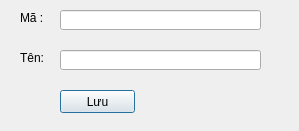
<?xml version="1.0" encoding="UTF-8"?>
<ui version="4.0">
 <class>Dialog</class>
 <widget class="QDialog" name="Dialog">
  <property name="geometry">
   <rect>
    <x>0</x>
    <y>0</y>
    <width>299</width>
    <height>131</height>
   </rect>
  </property>
  <property name="windowTitle">
   <string>Chi tiết sản phẩm</string>
  </property>
  <widget class="QPushButton" name="btnLuu">
   <property name="geometry">
    <rect>
     <x>60</x>
     <y>90</y>
     <width>75</width>
     <height>23</height>
    </rect>
   </property>
   <property name="text">
    <string>Lưu</string>
   </property>
  </widget>
  <widget class="QLineEdit" name="txtTen">
   <property name="geometry">
    <rect>
     <x>60</x>
     <y>50</y>
     <width>201</width>
     <height>20</height>
    </rect>
   </property>
  </widget>
  <widget class="QLineEdit" name="txtMa">
   <property name="geometry">
    <rect>
     <x>60</x>
     <y>10</y>
     <width>201</width>
     <height>20</height>
    </rect>
   </property>
  </widget>
  <widget class="QLabel" name="label">
   <property name="geometry">
    <rect>
     <x>20</x>
     <y>10</y>
     <width>31</width>
     <height>16</height>
    </rect>
   </property>
   <property name="text">
    <string>Mã : </string>
   </property>
  </widget>
  <widget class="QLabel" name="label_2">
   <property name="geometry">
    <rect>
     <x>20</x>
     <y>50</y>
     <width>41</width>
     <height>16</height>
    </rect>
   </property>
   <property name="text">
    <string>Tên:</string>
   </property>
  </widget>
 </widget>
 <resources/>
 <connections/>
</ui>
